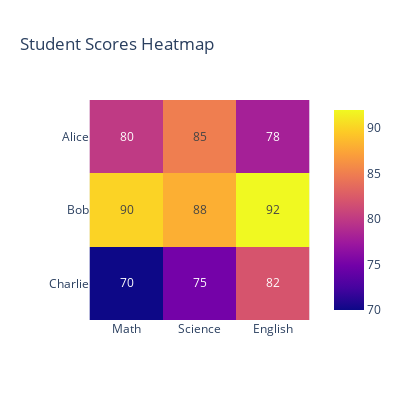

Notebook code cell kept with this figure:
### Code cell
# Heatmap
df = pd.DataFrame({'Math': [80, 90, 70], 'Science': [85, 88, 75], 'English': [78, 92, 82]})

fig = px.imshow(df.values, x=df.columns, y=["Alice", "Bob", "Charlie"], text_auto=True, title="Student Scores Heatmap")
fig.update_layout(width=400, height=400)
fig.show()

### Figure 1 — Plotly figure (JSON) as saved in the notebook; plotly's stock layout.template omitted (floating-point values rounded to 4 significant figures)
{"data": [{"coloraxis": "coloraxis", "name": "0", "texttemplate": "%{z}", "x": ["Math", "Science", "English"], "y": ["Alice", "Bob", "Charlie"], "z": [[80, 85, 78], [90, 88, 92], [70, 75, 82]], "type": "heatmap", "xaxis": "x", "yaxis": "y", "hovertemplate": "x: %{x}<br>y: %{y}<br>color: %{z}<extra></extra>"}], "layout": {"xaxis": {"anchor": "y", "domain": [0.0, 1.0], "scaleanchor": "y", "constrain": "domain"}, "yaxis": {"anchor": "x", "domain": [0.0, 1.0], "autorange": "reversed", "constrain": "domain"}, "coloraxis": {"colorscale": [[0.0, "#0d0887"], [0.1111, "#46039f"], [0.2222, "#7201a8"], [0.3333, "#9c179e"], [0.4444, "#bd3786"], [0.5556, "#d8576b"], [0.6667, "#ed7953"], [0.7778, "#fb9f3a"], [0.8889, "#fdca26"], [1.0, "#f0f921"]]}, "title": {"text": "Student Scores Heatmap"}, "width": 400, "height": 400}}
